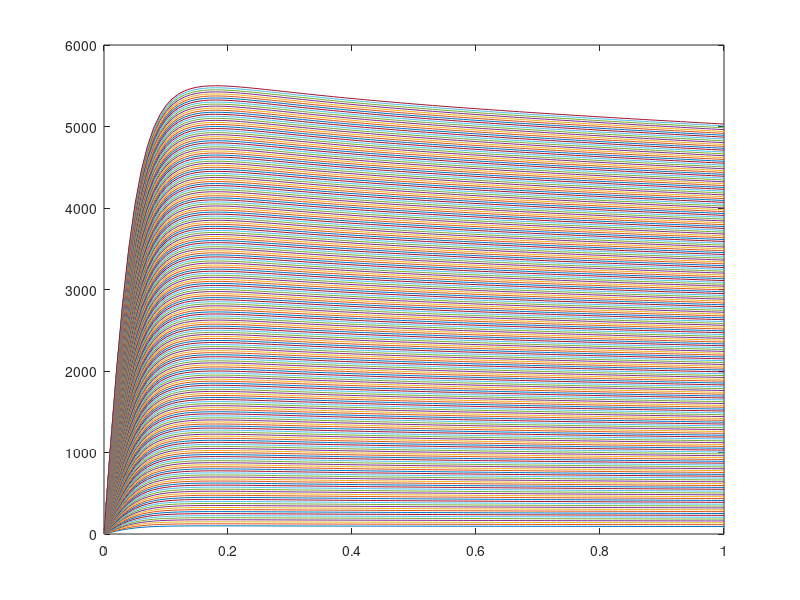

MATLAB code for this plot: (Note: this script raises an error after producing the figure.)
%% Find slip ratio at peak traction
p.B = 10;
p.C = 1.9;
p.D = 1;
p.E = 0.97;

SL = 0:0.01:1;
Fz = 100:25:5500;
nFz = length(Fz);
[sl_grid, Fz_grid] = meshgrid(SL, Fz);

Fx = Fz_grid.*p.D.*sin(p.C.*atan(p.B.*sl_grid - p.E.*(p.B.*sl_grid - atan(p.B.*sl_grid))));

figure(1)
for i = 1:nFz
    plot(sl_grid(i,:),Fx(i,:))
    hold on
end
hold off

fun = @(x)compute_Fx1(x,p);
sl_fx_max = fmincon(fun, 0.15);
sl_fx_max_rounded = floor(sl_fx_max*100)/100;
fx_max = -compute_Fx1(sl_fx_max, p);

%% Make bijective force function
SL = 0:0.01:sl_fx_max;
Fz = 100:25:5500;
nFz = length(Fz);
nSL = length(SL);
[sl_grid, Fz_grid] = meshgrid(SL, Fz);

Fx = Fz_grid.*p.D.*sin(p.C.*atan(p.B.*sl_grid - p.E.*(p.B.*sl_grid - atan(p.B.*sl_grid))));

figure(2)
for i = 1:nFz
    plot(sl_grid(i,:),Fx(i,:))
    hold on
end
hold off

figure(3)
scatter3(Fx, Fz_grid, sl_grid)

%% Find optimal bijective function for slip
p.B = 10;
p.C = 1.9;
p.D = 1;
p.E = 0.97;
p.x_min_total = 0;
p.x_max_total = sl_fx_max;
p.Fz = 800;
e_ref = 0.0005;

opts = optimoptions('fsolve','Display','none');
fun = @(e)compute_x_max_all(e,p);
e_opt = fsolve(fun, e_ref, opts);

x_max = compute_x_max_all2(e_opt, p);
[sl_grid, Fz_grid] = meshgrid(x_max, Fz);
Fx = Fz_grid.*p.D.*sin(p.C.*atan(p.B.*sl_grid - p.E.*(p.B.*sl_grid - atan(p.B.*sl_grid))));
S_tbl = scatteredInterpolant(Fx(:), Fz_grid(:), sl_grid(:));

figure(4)
scatter3(Fx, Fz_grid, sl_grid)

%% Find optimal function for force
p.B = 10;
p.C = 1.9;
p.D = 1;
p.E = 0.97;
p.x_min_total = sl_fx_max;
p.x_max_total = 1;
p.Fz = 800;
e_ref = 0.0001;

opts = optimoptions('fsolve','Display','none');
fun = @(e)compute_x_max_all(e,p);
e_opt = fsolve(fun, e_ref, opts);

p.x_min_total = 0;
x_max = compute_x_max_all2(e_opt, p);
[sl_grid, Fz_grid] = meshgrid(x_max, Fz);
Fx = Fz_grid.*p.D.*sin(p.C.*atan(p.B.*sl_grid - p.E.*(p.B.*sl_grid - atan(p.B.*sl_grid))));
F_tbl = griddedInterpolant(sl_grid', Fz_grid', Fx');

figure(5)
scatter3(sl_grid, Fz_grid, Fx)

%% Save results
clearvars -except S_tbl F_tbl sl_fx_max_rounded
save('SL_table', 'S_tbl', 'F_tbl', 'sl_fx_max_rounded')

%% Function Definitions
function J = compute_Fx1(x, p)
    J = -p.D.*sin(p.C.*atan(p.B.*x - p.E.*(p.B.*x - atan(p.B.*x))));
end

function e_pid = compute_Fx2(x, p)
    Fx_ref = p.Fz*p.D.*sin(p.C.*atan(p.B.*x - p.E.*(p.B.*x - atan(p.B.*x))));
    Fx_pid = p.m*x + p.b;

    e_pid = -abs(Fx_ref - Fx_pid);
end

function de_pid = compute_x_max(x_max, p)
    x = [p.x_min; x_max];
    z = p.Fz.*p.D.*sin(p.C.*atan(p.B.*x - p.E.*(p.B.*x - atan(p.B.*x))));
    p.m = (z(1) - z(2)) / (p.x_min - x_max);
    p.b = z(2) - (p.m*x_max);

    fun2 = @(y)compute_Fx2(y,p);
    opts = optimoptions('fmincon','Algorithm','sqp','Display','none');
    x_e_max = fmincon(fun2, mean(x), [], [], [], [], x(1), x(2),[],opts);
    z_e_max = -p.Fz*compute_Fx1(x_e_max, p);
    z_e_pid = p.m*x_e_max + p.b;
    e = abs(z_e_max - z_e_pid) / z_e_max;

    de_pid = e - p.e_pid;
end

function x_max_all = compute_x_max_all(e_pid, p)
    x_max = p.x_min_total;
    p.e_pid = e_pid;

    while x_max < p.x_max_total
        p.x_min = x_max;
        fun1 = @(x)compute_x_max(x,p);
        opts = optimoptions('fsolve','Display','none');
        x_max = fsolve(fun1, x_max+0.01,opts);
    end
    x_max_all = x_max - p.x_max_total;
    disp(x_max)
end

function x_max = compute_x_max_all2(e_pid, p)
    p.e_pid = e_pid;
    x_max = p.x_min_total;

    while x_max < p.x_max_total
        p.x_min = x_max(end);
        fun1 = @(x)compute_x_max(x,p);
        opts = optimoptions('fsolve','Display','none');
        x_max = [x_max fsolve(fun1, x_max(end)+0.01,opts)];
    end
end